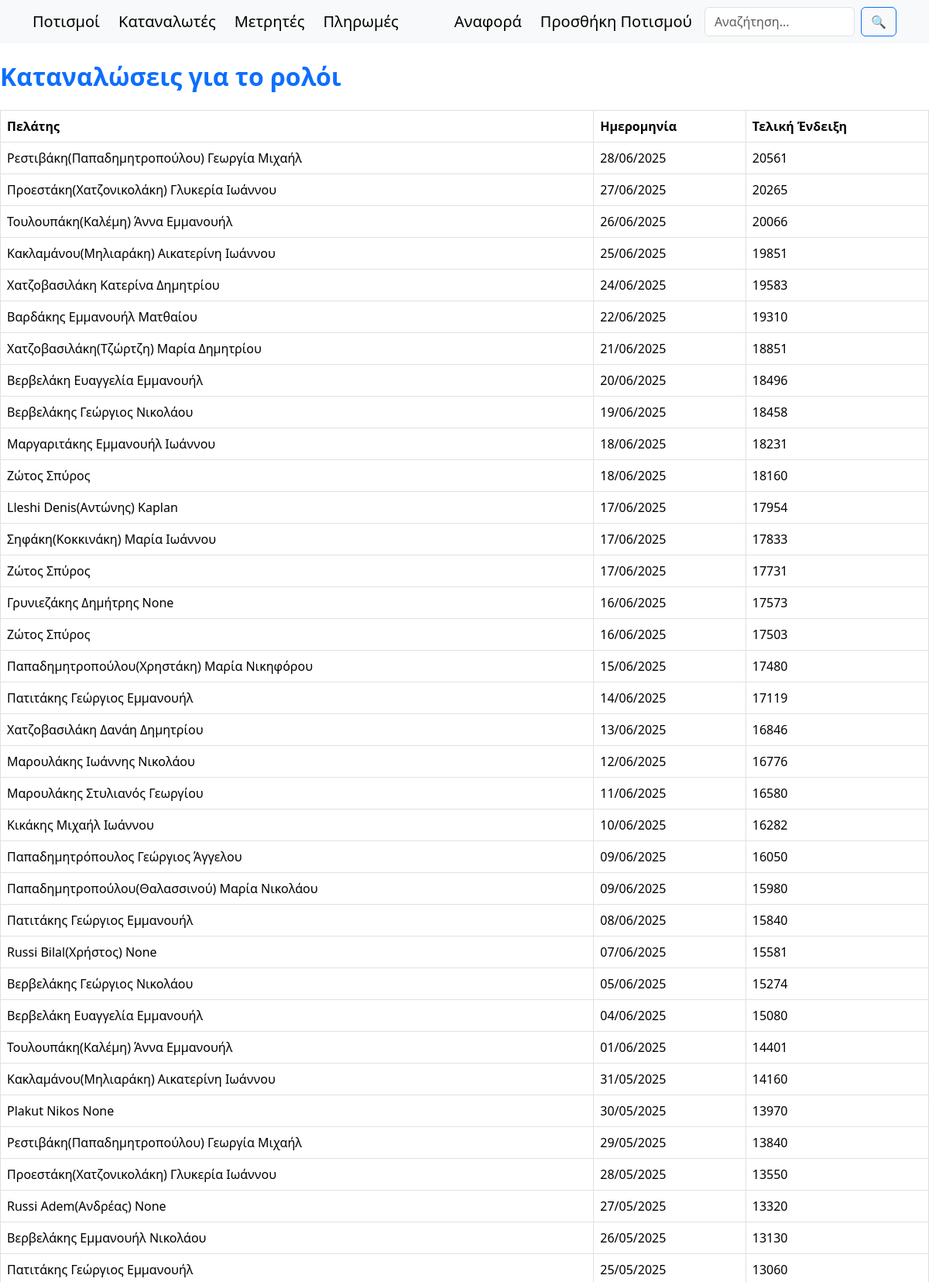
The app's page /counter/1/ (upper part) with its own data.
### synet/models.py (models this page shows, shortened)
class WaterCons(models.Model):
    serialNumber = models.IntegerField(null=True, blank=True)
    date = models.DateField()
    counter = models.ForeignKey(Counters, on_delete=models.SET_NULL, null=True)
    customer = models.ForeignKey(Persons, on_delete=models.SET_NULL, null=True)
    finalIndication = models.IntegerField()
    initialIndication = models.IntegerField()
    intermediateIndication = models.IntegerField(null=True, blank=True)
    cubicMeters = models.IntegerField(null=True, blank=True)
    billableCubicMeters = models.IntegerField(null=True, blank=True)
    hydronomistsCubicMeters = models.DecimalField(max_digits=10, decimal_places=2, null=True, blank=True)
    costPerMeter = models.DecimalField(max_digits=10, decimal_places=2, null=True, blank=True, default=0.30)
    cost = models.DecimalField(max_digits=10, decimal_places=2, null=True, blank=True)
    hydronomistsRight = models.DecimalField(max_digits=10, decimal_places=2, null=True, blank=True)
    viberMsg = models.CharField(max_length=200, null=True, blank=True)
    notes = models.TextField( null=True,blank=True)
    field = models.ForeignKey(Fields, on_delete=models.SET_NULL, null=True, blank=True)
    receipt = models.ForeignKey("Paids", on_delete=models.SET_NULL, null=True, blank=True, related_name="watercons_receipts") # idΑπόδειξης (paids_id)

class Persons(models.Model):
    surname = models.CharField(max_length=100)
    name = models.CharField(max_length=100, null=True, blank=True)
    fathersName = models.CharField(max_length=100, null=True, blank=True)
    afm = models.CharField(max_length=9, null=True, blank=True, unique=True)
    phone = models.CharField(max_length=10, null=True, blank=True)
    member = models.BooleanField(default=True)  # Είναι μέλος του συνεταιρισμού
    payAsMember = models.BooleanField(default=True)  # Πληρώνει σαν μέλος του συνεταιρισμού
    isActive = models.BooleanField(default=False)  # Είναι ενεργός στον πολιτισμό
    aa = models.IntegerField(null=True, blank=True, unique=True)  # Αύξων αριθμός απόφασης ΔΣ 7/10/2000
    placeOfResidence = models.CharField(max_length=20, null=True, blank=True) # Τόπος διαμονής
    notes = models.CharField(max_length=100, null=True, blank=True)
    class Meta:
        unique_together = ('surname', 'name', 'fathersName')
        ordering = ['surname', 'name', 'fathersName']
    def __str__(self):
        return f"{self.surname} {self.name} {self.fathersName}".strip()  # Αφαιρεί επιπλέον κενά

### synet/views.py (the view)
# urls.py: path('counter/<int:pk>/', views.counter_detail, name='counter_detail'),
def counter_detail(request, pk):
    counter = get_object_or_404(Counters, pk=pk)
    consumptions = WaterCons.objects.filter(counter=counter).order_by('-date', '-finalIndication')
    return render(request, 'counter_detail.html', {
        'counter': counter,
        'consumptions': consumptions
    })

### templates/counter_detail.html (shortened to what this page needs)
{% extends "main.html" %}
{% block content %}
<h2 class="my-4">Καταναλώσεις για το ρολόι <strong>{{ counter.counter }}</strong></h2>
<div class="table-responsive">
    <table class="table table-bordered table-hover align-middle shadow-sm">
        <thead>
            <tr>
                <th>Πελάτης</th>
                <th>Ημερομηνία</th>
                <th>Τελική Ένδειξη</th>
            </tr>
        </thead>
        <tbody>
            {% for cons in consumptions %}
            <tr>
                <td>{{ cons.customer }}</td>
                <td>{{ cons.date|date:"d/m/Y" }}</td>
                <td>{{ cons.finalIndication }}</td>
            </tr>
            {% empty %}
            <tr>
                <td colspan="3" class="text-center">Δεν υπάρχουν καταναλώσεις.</td>
            </tr>
            {% endfor %}
        </tbody>
    </table>
</div>
{% endblock content %}

### records on screen
WaterCons: customer "Ρεστιβάκη(Παπαδημητροπούλου) Γεωργία Μιχαήλ", date "28/06/2025", finalIndication "20561"
WaterCons: customer "Προεστάκη(Χατζονικολάκη) Γλυκερία Ιωάννου", date "27/06/2025", finalIndication "20265"
WaterCons: customer "Τουλουπάκη(Καλέμη) Άννα Εμμανουήλ", date "26/06/2025", finalIndication "20066"
WaterCons: customer "Κακλαμάνου(Μηλιαράκη) Αικατερίνη Ιωάννου", date "25/06/2025", finalIndication "19851"
WaterCons: customer "Χατζοβασιλάκη Κατερίνα Δημητρίου", date "24/06/2025", finalIndication "19583"
WaterCons: customer "Βαρδάκης Εμμανουήλ Ματθαίου", date "22/06/2025", finalIndication "19310"
WaterCons: customer "Χατζοβασιλάκη(Τζώρτζη) Μαρία Δημητρίου", date "21/06/2025", finalIndication "18851"
WaterCons: customer "Βερβελάκη Ευαγγελία Εμμανουήλ", date "20/06/2025", finalIndication "18496"
WaterCons: customer "Βερβελάκης Γεώργιος Νικολάου", date "19/06/2025", finalIndication "18458"
WaterCons: customer "Μαργαριτάκης Εμμανουήλ Ιωάννου", date "18/06/2025", finalIndication "18231"
WaterCons: customer "Ζώτος Σπύρος", date "18/06/2025", finalIndication "18160"
WaterCons: customer "Lleshi Denis(Αντώνης) Kaplan", date "17/06/2025", finalIndication "17954"
WaterCons: customer "Σηφάκη(Κοκκινάκη) Μαρία Ιωάννου", date "17/06/2025", finalIndication "17833"
WaterCons: customer "Ζώτος Σπύρος", date "17/06/2025", finalIndication "17731"
WaterCons: customer "Γρυνιεζάκης Δημήτρης None", date "16/06/2025", finalIndication "17573"
WaterCons: customer "Ζώτος Σπύρος", date "16/06/2025", finalIndication "17503"
WaterCons: customer "Παπαδημητροπούλου(Χρηστάκη) Μαρία Νικηφόρου", date "15/06/2025", finalIndication "17480"
WaterCons: customer "Πατιτάκης Γεώργιος Εμμανουήλ", date "14/06/2025", finalIndication "17119"
WaterCons: customer "Χατζοβασιλάκη Δανάη Δημητρίου", date "13/06/2025", finalIndication "16846"
WaterCons: customer "Μαρουλάκης Ιωάννης Νικολάου", date "12/06/2025", finalIndication "16776"
WaterCons: customer "Μαρουλάκης Στυλιανός Γεωργίου", date "11/06/2025", finalIndication "16580"
WaterCons: customer "Κικάκης Μιχαήλ Ιωάννου", date "10/06/2025", finalIndication "16282"
WaterCons: customer "Παπαδημητρόπουλος Γεώργιος Άγγελου", date "09/06/2025", finalIndication "16050"
WaterCons: customer "Παπαδημητροπούλου(Θαλασσινού) Μαρία Νικολάου", date "09/06/2025", finalIndication "15980"
WaterCons: customer "Πατιτάκης Γεώργιος Εμμανουήλ", date "08/06/2025", finalIndication "15840"
WaterCons: customer "Russi Bilal(Χρήστος) None", date "07/06/2025", finalIndication "15581"
WaterCons: customer "Βερβελάκης Γεώργιος Νικολάου", date "05/06/2025", finalIndication "15274"
WaterCons: customer "Βερβελάκη Ευαγγελία Εμμανουήλ", date "04/06/2025", finalIndication "15080"
WaterCons: customer "Τουλουπάκη(Καλέμη) Άννα Εμμανουήλ", date "01/06/2025", finalIndication "14401"
WaterCons: customer "Κακλαμάνου(Μηλιαράκη) Αικατερίνη Ιωάννου", date "31/05/2025", finalIndication "14160"
WaterCons: customer "Plakut Nikos None", date "30/05/2025", finalIndication "13970"
WaterCons: customer "Ρεστιβάκη(Παπαδημητροπούλου) Γεωργία Μιχαήλ", date "29/05/2025", finalIndication "13840"
WaterCons: customer "Προεστάκη(Χατζονικολάκη) Γλυκερία Ιωάννου", date "28/05/2025", finalIndication "13550"
WaterCons: customer "Russi Adem(Ανδρέας) None", date "27/05/2025", finalIndication "13320"
WaterCons: customer "Βερβελάκης Εμμανουήλ Νικολάου", date "26/05/2025", finalIndication "13130"
WaterCons: customer "Πατιτάκης Γεώργιος Εμμανουήλ", date "25/05/2025", finalIndication "13060"
